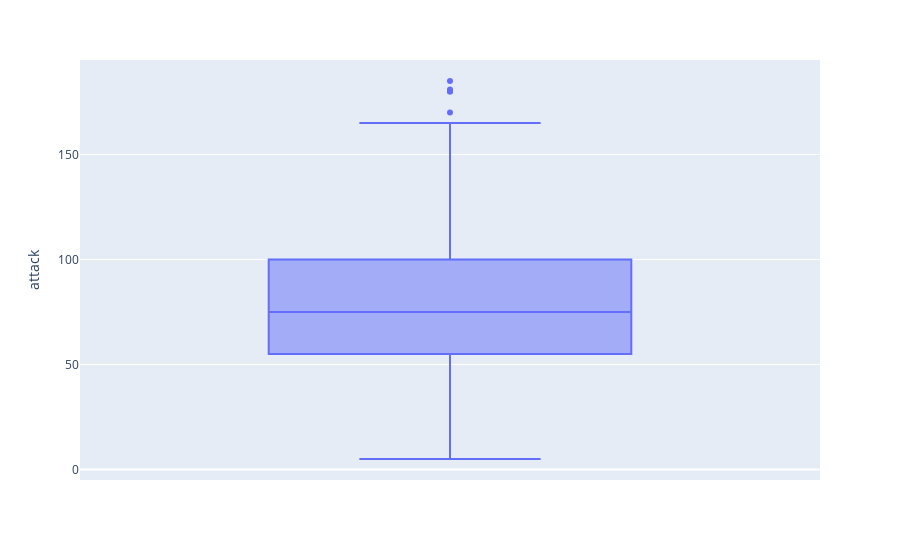

Notebook code cell kept with this figure:
### Code cell
pokemon_hp = df.groupby('name')['attack'].sum().reset_index().sort_values('attack',ascending=False)
boxattack = px.box(pokemon_hp, y='attack')
# boxhp = update_layout(title='Range of Pokemon with their HP')
boxattack.show()

### Figure 1 — Plotly figure (JSON) as saved in the notebook; plotly's stock layout.template omitted (floating-point values rounded to 4 significant figures; data arrays with more than 128 entries replaced by an {"elided": "..."} marker saying what was removed)
{"data": [{"alignmentgroup": "True", "hovertemplate": "attack=%{y}<extra></extra>", "legendgroup": "", "marker": {"color": "#636efa"}, "name": "", "notched": false, "offsetgroup": "", "orientation": "v", "showlegend": false, "type": "box", "x0": " ", "xaxis": "x", "y": {"elided": "801 int values"}, "y0": " ", "yaxis": "y"}], "layout": {"boxmode": "group", "legend": {"tracegroupgap": 0}, "margin": {"t": 60}, "xaxis": {"anchor": "y", "domain": [0, 1]}, "yaxis": {"anchor": "x", "domain": [0, 1], "title": {"text": "attack"}}}}
